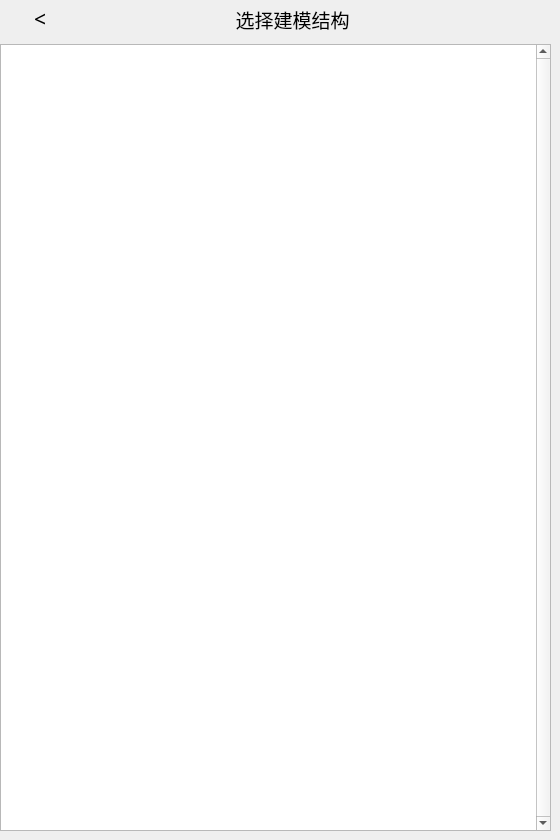
     <widget class="QWidget" name="tabModelStructration">
      <attribute name="title">
       <string>建模结构</string>
      </attribute>
      <widget class="QWidget" name="layoutWidget">
       <property name="geometry">
        <rect>
         <x>0</x>
         <y>0</y>
         <width>551</width>
         <height>831</height>
        </rect>
       </property>
       <layout class="QVBoxLayout" name="verticalLayout_2">
        <item>
         <layout class="QHBoxLayout" name="hLayoutStructure" stretch="1,8,1">
          <item>
           <widget class="QPushButton" name="btnBack2View">
            <property name="sizePolicy">
             <sizepolicy hsizetype="Minimum" vsizetype="Preferred">
              <horstretch>0</horstretch>
              <verstretch>0</verstretch>
             </sizepolicy>
            </property>
            <property name="font">
             <font>
              <family>微软雅黑 Light</family>
              <pointsize>16</pointsize>
             </font>
            </property>
            <property name="text">
             <string>&lt;</string>
            </property>
            <property name="flat">
             <bool>true</bool>
            </property>
           </widget>
          </item>
          <item>
           <widget class="QLabel" name="label_4">
            <property name="font">
             <font>
              <family>微软雅黑 Light</family>
              <pointsize>14</pointsize>
             </font>
            </property>
            <property name="text">
             <string>选择建模结构</string>
            </property>
            <property name="alignment">
             <set>Qt::AlignCenter</set>
            </property>
           </widget>
          </item>
          <item>
           <spacer name="horizontalSpacer_5">
            <property name="orientation">
             <enum>Qt::Horizontal</enum>
            </property>
            <property name="sizeHint" stdset="0">
             <size>
              <width>40</width>
              <height>20</height>
             </size>
            </property>
           </spacer>
          </item>
         </layout>
        </item>
        <item>
         <widget class="QListWidget" name="listWidgetStructure">
          <property name="verticalScrollBarPolicy">
           <enum>Qt::ScrollBarAlwaysOn</enum>
          </property>
          <property name="horizontalScrollBarPolicy">
           <enum>Qt::ScrollBarAlwaysOff</enum>
          </property>
          <property name="verticalScrollMode">
           <enum>QAbstractItemView::ScrollPerPixel</enum>
          </property>
          <property name="spacing">
           <number>5</number>
          </property>
         </widget>
        </item>
       </layout>
      </widget>
     </widget>
